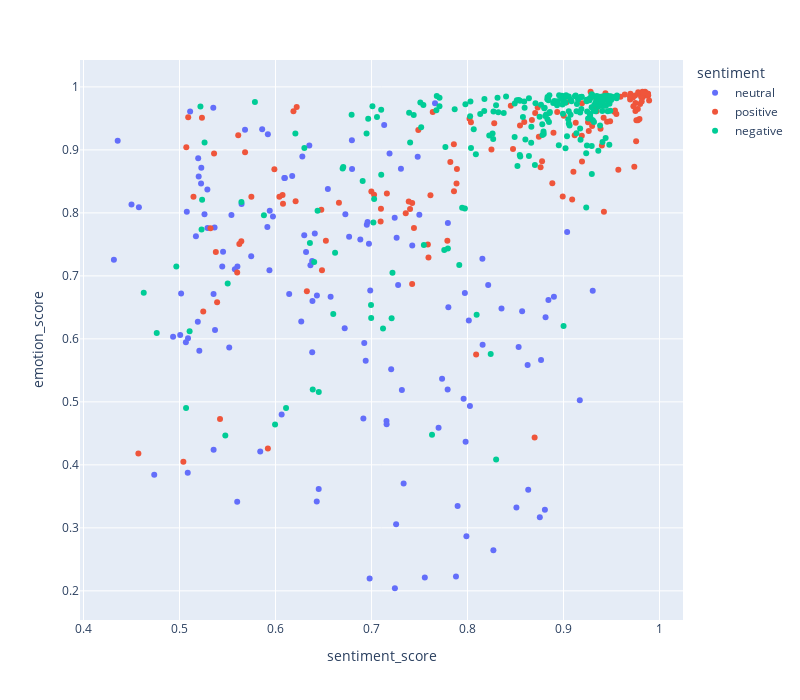

Notebook code cell kept with this figure:
### Code cell
fig = px.scatter(df.head(500),x='sentiment_score',y='emotion_score',color='sentiment',height=700,width=800)
fig.show()

### Figure 1 — Plotly figure (JSON) as saved in the notebook; plotly's stock layout.template omitted (floating-point values rounded to 4 significant figures; data arrays with more than 128 entries replaced by an {"elided": "..."} marker saying what was removed)
{"data": [{"hovertemplate": "sentiment=neutral<br>sentiment_score=%{x}<br>emotion_score=%{y}<extra></extra>", "legendgroup": "neutral", "marker": {"color": "#636efa", "symbol": "circle"}, "mode": "markers", "name": "neutral", "orientation": "v", "showlegend": true, "type": "scatter", "x": {"elided": "129 float values"}, "xaxis": "x", "y": {"elided": "129 float values"}, "yaxis": "y"}, {"hovertemplate": "sentiment=positive<br>sentiment_score=%{x}<br>emotion_score=%{y}<extra></extra>", "legendgroup": "positive", "marker": {"color": "#EF553B", "symbol": "circle"}, "mode": "markers", "name": "positive", "orientation": "v", "showlegend": true, "type": "scatter", "x": {"elided": "145 float values"}, "xaxis": "x", "y": {"elided": "145 float values"}, "yaxis": "y"}, {"hovertemplate": "sentiment=negative<br>sentiment_score=%{x}<br>emotion_score=%{y}<extra></extra>", "legendgroup": "negative", "marker": {"color": "#00cc96", "symbol": "circle"}, "mode": "markers", "name": "negative", "orientation": "v", "showlegend": true, "type": "scatter", "x": {"elided": "226 float values"}, "xaxis": "x", "y": {"elided": "226 float values"}, "yaxis": "y"}], "layout": {"height": 700, "legend": {"title": {"text": "sentiment"}, "tracegroupgap": 0}, "margin": {"t": 60}, "width": 800, "xaxis": {"anchor": "y", "domain": [0, 1], "title": {"text": "sentiment_score"}}, "yaxis": {"anchor": "x", "domain": [0, 1], "title": {"text": "emotion_score"}}}}
